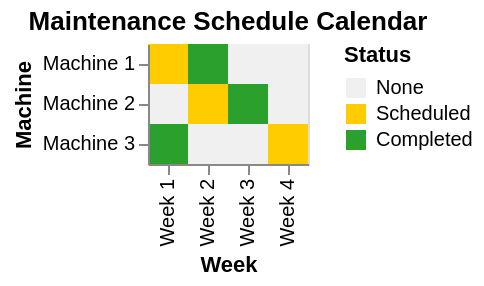

Here is the Vega-Lite specification saved for this chart:
### Vega-Lite specification from a JSON file in a GitHub repository (floating-point values rounded to 4 significant figures)
{"$schema": "https://vega.github.io/schema/vega-lite/v6.json", "description": "Maintenance schedule tracking", "data": {"values": [{"machine": "Machine 1", "week": "Week 1", "status": "Scheduled"}, {"machine": "Machine 1", "week": "Week 2", "status": "Completed"}, {"machine": "Machine 1", "week": "Week 3", "status": "None"}, {"machine": "Machine 1", "week": "Week 4", "status": "None"}, {"machine": "Machine 2", "week": "Week 1", "status": "None"}, {"machine": "Machine 2", "week": "Week 2", "status": "Scheduled"}, {"machine": "Machine 2", "week": "Week 3", "status": "Completed"}, {"machine": "Machine 2", "week": "Week 4", "status": "None"}, {"machine": "Machine 3", "week": "Week 1", "status": "Completed"}, {"machine": "Machine 3", "week": "Week 2", "status": "None"}, {"machine": "Machine 3", "week": "Week 3", "status": "None"}, {"machine": "Machine 3", "week": "Week 4", "status": "Scheduled"}]}, "mark": "rect", "encoding": {"x": {"field": "week", "type": "ordinal", "axis": {"title": "Week"}}, "y": {"field": "machine", "type": "ordinal", "axis": {"title": "Machine"}}, "color": {"field": "status", "type": "nominal", "scale": {"domain": ["None", "Scheduled", "Completed"], "range": ["#f0f0f0", "#ffcc00", "#2ca02c"]}, "legend": {"title": "Status"}}}, "title": "Maintenance Schedule Calendar"}
